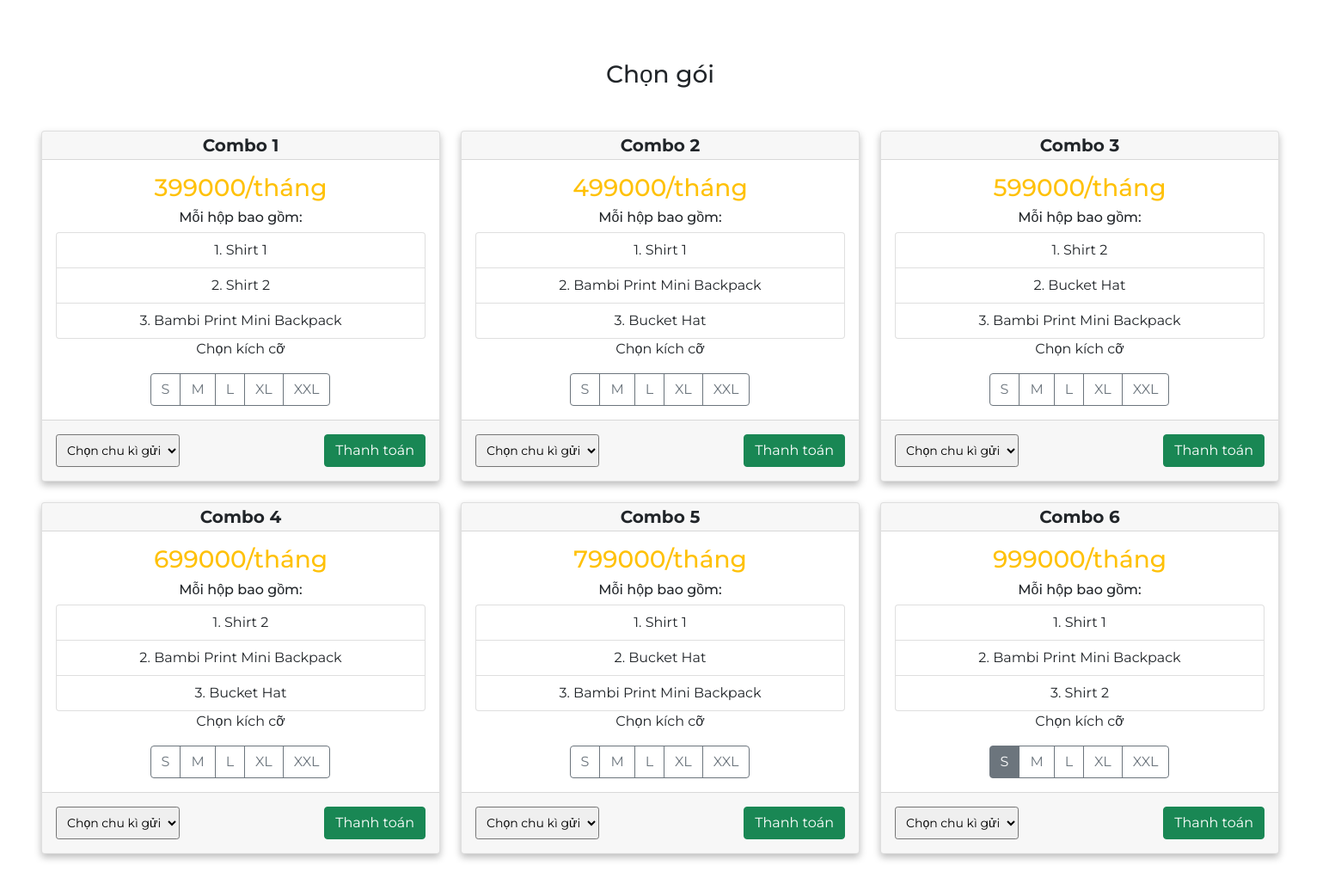
/?url=Home/Cost_table/ (lower part), run on an earlier commit of the app's database.
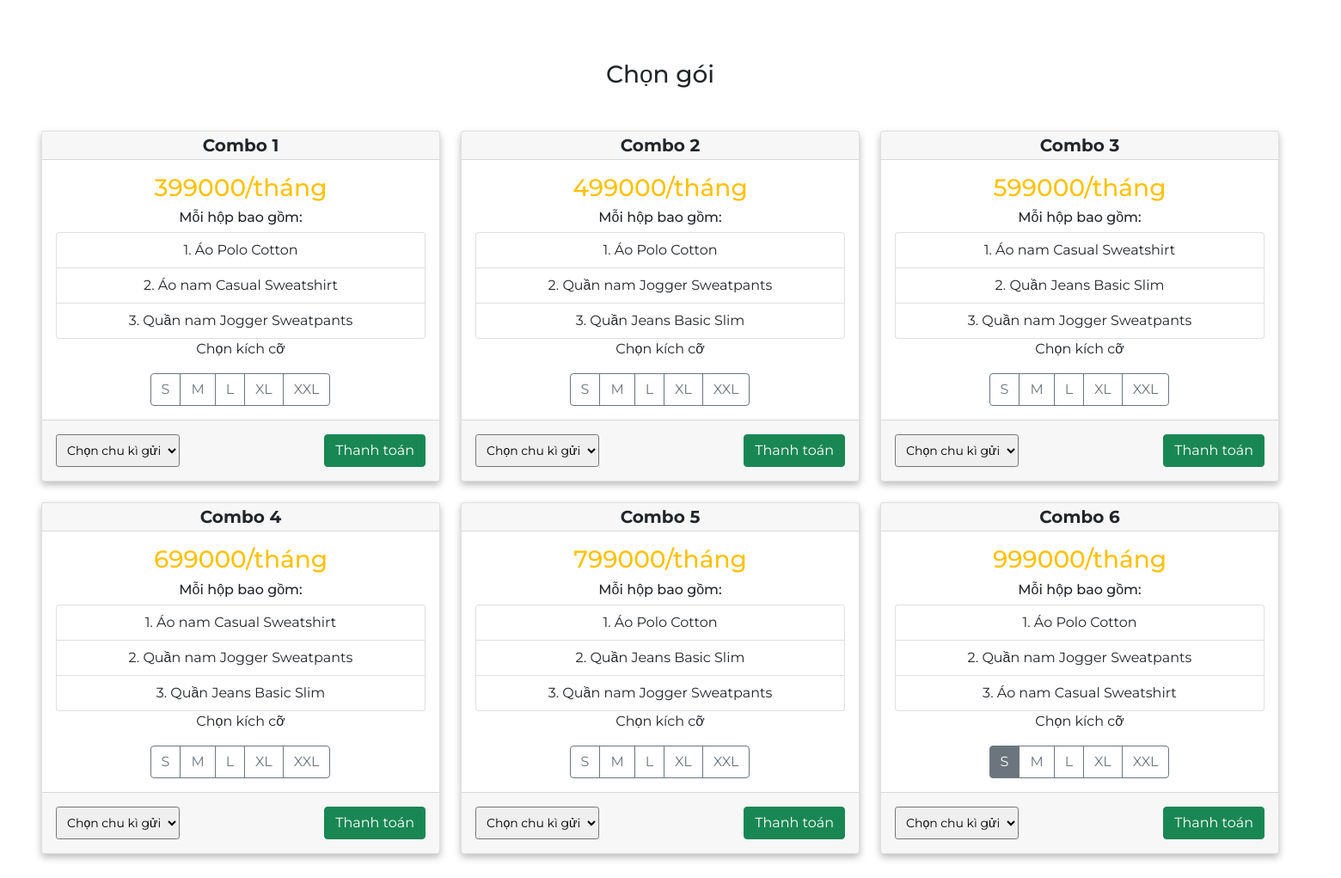
And on a later commit of the database.
### tables this page shows
CREATE TABLE `COMBO`(
    `ID` INT PRIMARY KEY AUTO_INCREMENT,
    `NAME` VARCHAR(50),
    `COST` INT DEFAULT 0
);

CREATE TABLE `PRODUCT`(
  `ID` BIGINT PRIMARY KEY NOT NULL AUTO_INCREMENT, 
  `NAME` VARCHAR(100),
  `PRICE` INT,
  `IMG_URL` VARCHAR(250),
  `NUMBER` INT,
  `DECS` TEXT,
  `CATEGORY` VARCHAR(100),
  `TOP_PRODUCT` INT
);

### Function/controller.php (called while the page is built, shortened)
<?php
class Controller{
    public function model($model){
        return new $model;
    }
    public function view($view, $data=[]){
        require_once "./Views/". $view . "/index.php";
    }
}
?>

### Controller/Home.php (called while the page is built, shortened)
<?php
class Home extends Controller{
        function Cost_table($user){
            $cus = $this->model($user);
            $combo = $cus->get_combo();
            $product_in_combo = array();
            foreach($combo as $cb){
                array_push($product_in_combo, (["id" => $cb["id"], "name" => $cb["cbname"], "price" => $cb["cost"], "product" => $cus->get_product_in_combo($cb["id"])]));
            }
            $this->view("Cost_table", [
                "product" => $cus->get_products("", ""),
                "combo" => $product_in_combo,
                "cycle" => $cus->get_cycle(),
                "user" => $user
            ]);
        }
    }
?>

### Function/App.php (called while the page is built, shortened)
<?php
class App{
    protected $action="Home_page";
    function __construct(){
        $arr = $this->UrlProcess();
        if(!empty($arr) && file_exists("./Controller/" . $arr[0].".php")){
            $this->controller = $arr[0];
            unset($arr[0]);
        }
        $this->controller = new $this->controller;
        if(isset($arr[1])){
            if( method_exists( $this->controller , $arr[1]) ){
                $this->action = $arr[1];
            }
        }
        $this->params = [];
        if(isset($_SESSION["user"]))array_push($this->params,$_SESSION["user"]);
        else{ $_SESSION["user"] = "customer"; array_push($this->params, "customer");}
        call_user_func_array([$this->controller, $this->action], $this->params);
    }
    function UrlProcess(){
        if( isset($_GET["url"]) ){
            return explode("/", filter_var(trim($_GET["url"], "/")));
        }
    }
}
?>

### index.php (called while the page is built, shortened)
<?php
require_once "./Function/App.php";
require_once "./Function/controller.php";
require_once "./Function/DB.php";
$myApp = new App();
?>

### Function/DB.php (called while the page is built, shortened)
<?php
    class DB{
        protected $servername = "localhost";
        protected $username = "root";
        protected $password = "";
        function __construct(){
            $this->connect = mysqli_connect($this->servername, $this->username, $this->password);
        }
    }
?>

### Model/customer.php (called while the page is built, shortened)
<?php
class customer extends DB{
    public function get_combo(){
        $query =    "SELECT `combo`.`NAME` AS `cbname`,
                            `combo`.`COST` AS `cost`,
                            `combo`.`ID` AS `id`
                    FROM `combo`";
        return mysqli_query($this->connect, $query);
    }
    public function get_product_in_combo($id){
        $query =    "SELECT `product`.`NAME` AS `name`
                    FROM `product_in_combo`, `product`
                    WHERE `product_in_combo`.`PID` = `product`.`ID`
                    AND `product_in_combo`.`CBID` = " . $id;
        return mysqli_query($this->connect, $query);
    }
}
?>

### Views/Cost_table/index.php (the view, shortened to what this page needs)
<!DOCTYPE html>
<html lang="en">
<head>
	<link href="https://cdn.jsdelivr.net/npm/bootstrap@5.1.2/dist/css/bootstrap.min.css" rel="stylesheet">
	<link type="text/css" rel="stylesheet" href="./Views/Cost_table/style.css">
    <link href="../Views/Navbar/navbar.css" rel="stylesheet" type="text/css" />
	  <link
      href="https://cdnjs.cloudflare.com/ajax/libs/font-awesome/5.15.3/css/all.min.css"
      rel="stylesheet"
    />
</head>
<body>
<div>
    <?php
        if($data["user"] == "customer" || $data["user"] == "member"){
            echo "<section class=\"pb-4 mb-5\">
            <div class=\"hero\">
                <div class=\"row1\">
                    <div class=\"swiper-container slider-1\">
                        <div class=\"swiper-wrapper\">
                            <div class=\"swiper-slide\">
                                <img src=\"./Views/images/h1.jpg\" alt=\"\" />
                                <div class=\"content\">
                                <h1>Tủ đồ định kì
                                    <br/>
                                    chỉ từ
                                    <span>199.000/tháng</span>
                                </h1>
                                <p>Đem đến cho bạn những gói hàng với chất lượng cao và phù hợp với xu hướng của giới trẻ hiện nay.</p>
                                <a href=\"?url/Home/Products/\">Mua ngay</a>
                                </div>
                            </div>
                        </div>
                    </div>
                </div>
                <div class=\"arrows d-flex\">
                    <div class=\"swiper-prev d-flex\">
                      <i class=\"bx bx-chevrons-left swiper-icon\"></i>
                    </div>
                    <div class=\"swiper-next d-flex\">
                      <i class=\"bx bx-chevrons-right swiper-icon\"></i>
                    </div>
                </div>
            </div>
        </section>";
        }
    ?>
	<div class="row container-fluid px-3 px-sm-5 my-5 text-center">
        <?php
            if($data["user"] == "customer" || $data["user"] == "member"){
                echo "<h3 class=\"mb-5\">Chọn gói</h3>";
                if(empty($data["combo"])) echo "empty combo";
                else{
                    foreach($data["combo"] as $row){
                        echo "<div class=\"col-md-4 mb-4\">
                        <section>
                          <div class=\"card\"><span hidden>" .  $row["id"] . "</span>
                            <div class=\"card-header text-center py-1\">
                              <h5 class=\"mb-0 fw-bold\">" . $row["name"] . "</h5>
                            </div>
                            <div class=\"card-body\">
                              <h3 class=\"text-warning mb-2\">" . $row["price"] . "/tháng</h3>
                              <h6>Mỗi hộp bao gồm: </h6>
                              <ol class=\"list-group list-group-numbered\">";
                              foreach($row["product"] as $product){
                                  echo "<li class=\"list-group-item\">" . $product["name"] . "</li>";
                              }
                  echo        "</ol>
                                <p>Chọn kích cỡ</p>
                                <div class=\"btn-group\" role=\"group\" aria-label=\"Basic radio toggle button group\">
                                  <input type=\"radio\" class=\"btn-check\" name=\"btnGroupRadio\" id=\"btnRadio1-" . $row['id'] ."\" autocomplete=\"off\" checked=\"\">
                                  <label class=\"btn btn-outline-secondary\" for=\"btnRadio1-" . $row['id'] ."\">S</label>
                                  <input type=\"radio\" class=\"btn-check\" name=\"btnGroupRadio\" id=\"btnRadio2-" . $row['id'] ."\" autocomplete=\"off\">
                                  <label class=\"btn btn-outline-secondary\" for=\"btnRadio2-" . $row['id'] ."\">M</label>
                                  <input type=\"radio\" class=\"btn-check\" name=\"btnGroupRadio\" id=\"btnRadio3-" . $row['id'] ."\" autocomplete=\"off\">
                                  <label class=\"btn btn-outline-secondary\" for=\"btnRadio3-" . $row['id'] ."\">L</label>
                                  <input type=\"radio\" class=\"btn-check\" name=\"btnGroupRadio\" id=\"btnRadio4-" . $row['id'] ."\" autocomplete=\"off\">
                                  <label class=\"btn btn-outline-secondary\" for=\"btnRadio4-" . $row['id'] ."\">XL</label>
                                  <input type=\"radio\" class=\"btn-check\" name=\"btnGroupRadio\" id=\"btnRadio5-" . $row['id'] ."\" autocomplete=\"off\">
                                  <label class=\"btn btn-outline-secondary\" for=\"btnRadio5-" . $row['id'] ."\">XXL</label>
                                </div>
                            </div>
                            <div class=\"card-footer d-flex justify-content-between py-3\">
                              <select class=\"form-select-sm\" aria-label=\"Small select\">
                                  <option selected=\"0\">Chọn chu kì gửi</option>";
                      echo "  </select>
                              <button type=\"button\" class=\"btn btn-success btn-block\" onclick=\"add_combo(this);\">
                                Thanh toán
                              </button>
                            </div>
                          </div>
                        </section>
                      </div>";
                    }
                }
            }
        ?>
</div>
</body>
</html>

### Views/Cost_table/style.css (style rules this page uses)
.card { box-shadow: 0px 4px 8px 0px #BDBDBD }

### Views/Navbar/navbar.css (style rules this page uses)
* { margin: 0; padding: 0; box-sizing: border-box; font-family: "Montserrat", sans-serif; }
body { font-family: "Montserrat", sans-serif; }

What changed in the data, as far as the page shows it:
changed product: NAME "Shirt 1" → "Áo Polo Cotton"
changed product: NAME "Shirt 2" → "Áo nam Casual Sweatshirt"
changed product: NAME "Bambi Print Mini Backpack" → "Quần nam Jogger Sweatpants"
changed product: NAME "Bucket Hat" → "Quần Jeans Basic Slim"
